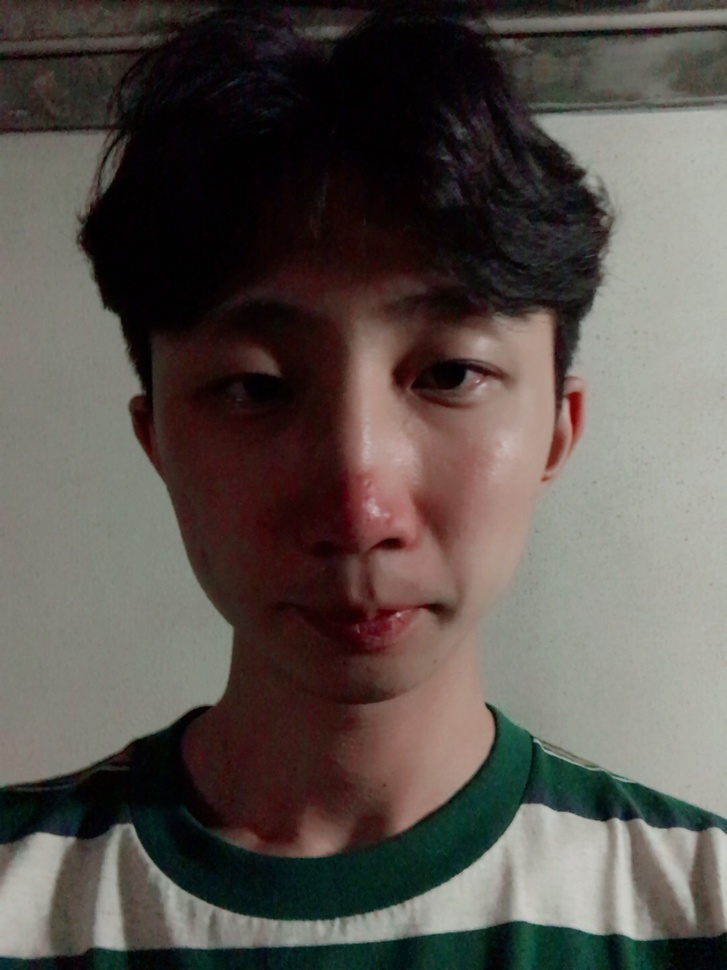
#> input picture images/17/IMG_3673.JPG, 727 x 970 px, shrunk from 1080 x 1440 before the run, found by its file name; its folder holds 4 pictures in this run
$ python crop_face.py
#> lines starting #> are read from the running program, lines starting #| are printed output that depends on the picture
import cv2
import numpy as np
import os

def detect_face(image):
    gray = cv2.cvtColor(image, cv2.COLOR_BGR2GRAY)

    CASCADE_PATH = "/usr/local/share/OpenCV/haarcascades/haarcascade_frontalface_alt2.xml"
    #CASCADE_PATH = '../haarcascades/haarcascade_frontalface_default.xml'
    face_cascade = cv2.CascadeClassifier(CASCADE_PATH)

    faces = face_cascade.detectMultiScale(gray, scaleFactor=1.2, minNeighbors=3)

    if (len(faces) == 0):
        return None, None
    elif (len(faces) > 1):
        best_sz = 0
        best_ind = 0
        for idx in range(len(faces)):
            face = faces[idx]
            sz = face[0] * face[1]
            if (sz > best_sz):
                best_sz = sz
                best_ind = idx
            else:
                pass
        (x,y,w,h) = faces[best_ind]
        return gray[y:y+w, x:x+h], faces[best_ind]
    else:
        (x,y,w,h) = faces[0]
        return gray[y:y+w, x:x+h], faces[0]

def _main(args):
    data_dir = 'images/17'
    cwd = os.getcwd()
    data_dir = os.path.join(cwd, data_dir)
    print ('\nDATA IN : ' + data_dir)

    if (os.path.exists(data_dir)):
        print ('Data loading...\n')
        cnt = 1
        accept = 1
        for image_name in os.listdir(data_dir):
            image_path = os.path.join(data_dir, image_name)

        # try:
            image = cv2.imread(image_path)
#> image is the input picture: shape (970, 727, 3); mean B, G, R 77, 82.1, 89
            if image is not None:
                print ('[Load Image: #' + str(cnt) +'] '+ image_path)
                cnt = cnt + 1

                face, rect = detect_face(image)
#> in detect_face, `gray = cv2.cvtColor(image, cv2.COLOR_BGR2GRAY)`:
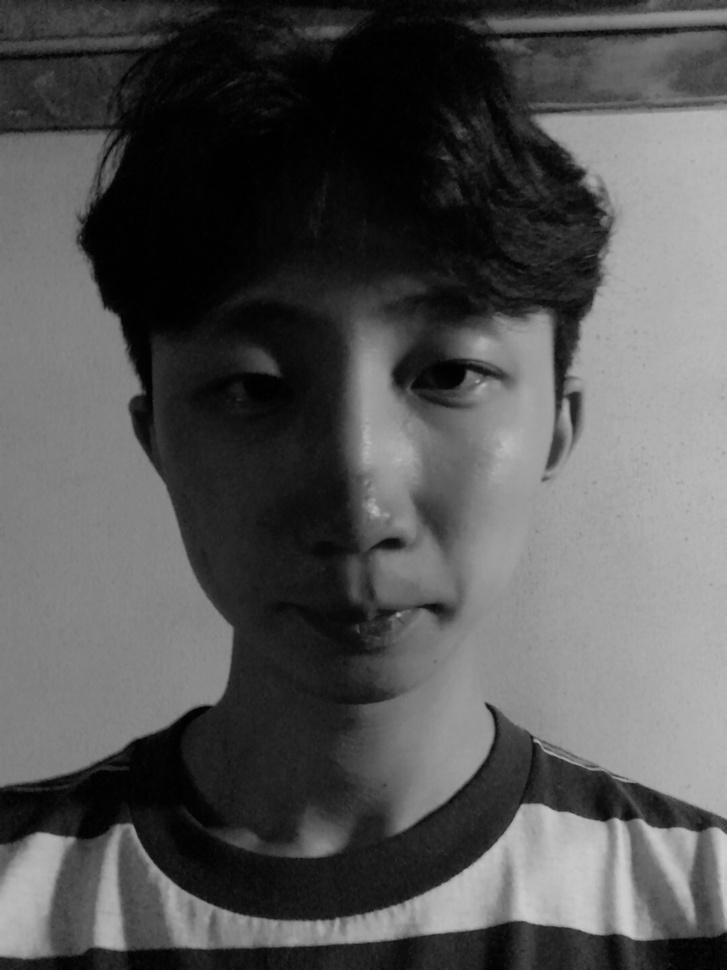
#> gray: shape (970, 727); min 0, max 205, mean 83.6
#> in detect_face, `faces = face_cascade.detectMultiScale(gray, scaleFactor=1.2, minNeighb..`: faces = ()
                if (rect is not None):
                    fname = str(accept) + '.jpeg'
                    sv_dir = os.path.join(data_dir, 'crop', fname)
                    print ('                Save Image #' + fname)
                    cv2.imwrite(sv_dir, face)
                    accept = accept + 1
                else:
                    print('     !!!!        Face not found')
            else:
                pass
#> pass 2 of the loop in _main, `for image_name in os.listdir(data_dir):`:
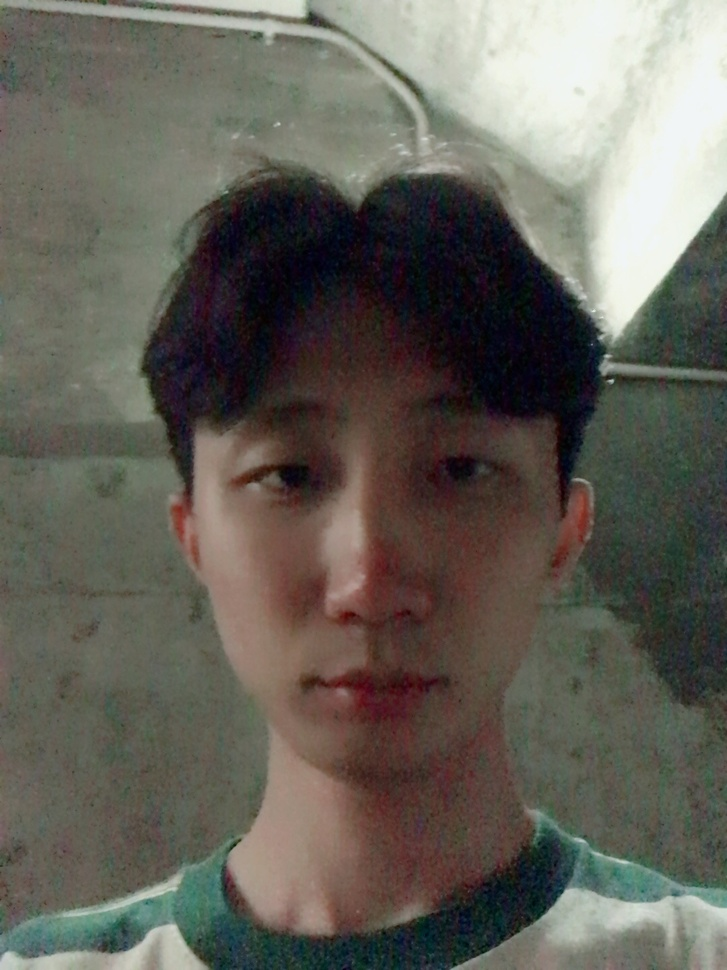
#> input picture images/17/IMG_3703.JPG, 727 x 970 px, shrunk from 1080 x 1440 before the run, found by its file name
#> in _main, image is the input picture: shape (970, 727, 3); mean B, G, R 89.2, 97.7, 100.6
#> in detect_face (call 2), `gray = cv2.cvtColor(image, cv2.COLOR_BGR2GRAY)`:
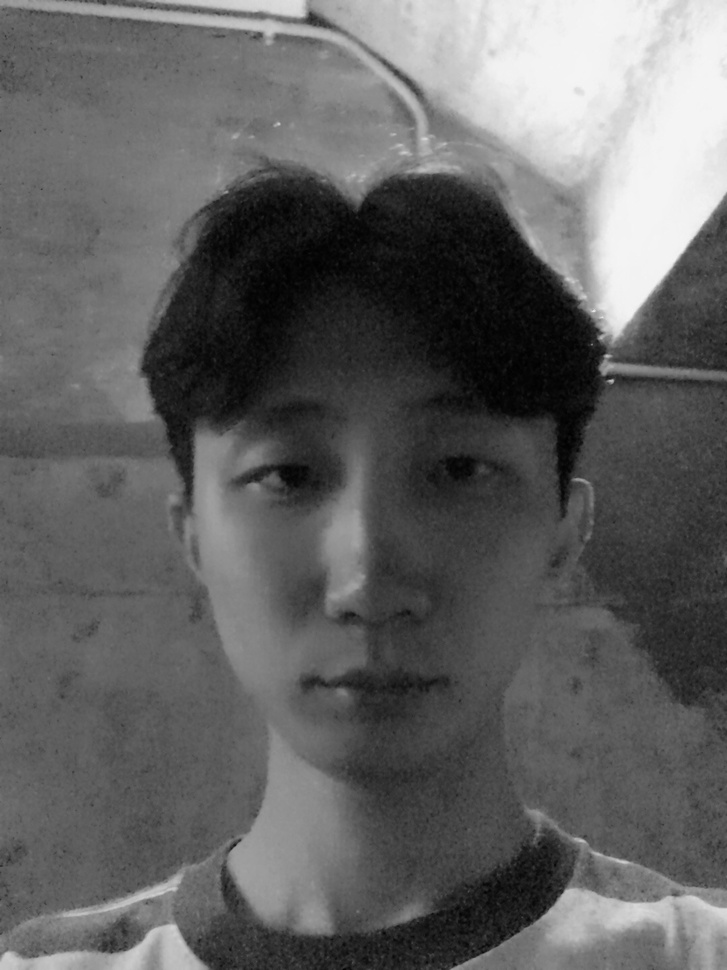
#> gray: shape (970, 727); min 0, max 247, mean 97.6
#> faces = [[125, 294, 466, 466]]
#> x = 125; y = 294; w = 466
#> in _main, `face, rect = detect_face(image)`:
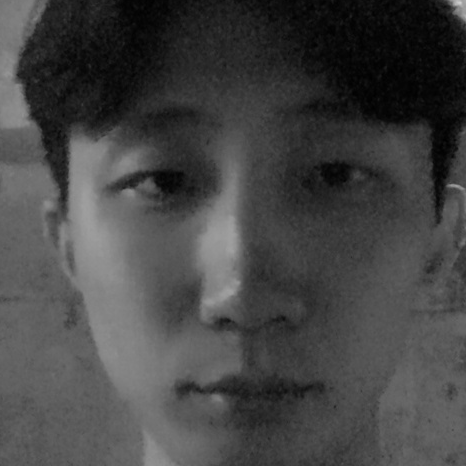
#> face: shape (466, 466); min 0, max 207, mean 68.6
#> rect = [125, 294, 466, 466]
#> pass 3 of the loop in _main, `for image_name in os.listdir(data_dir):`:
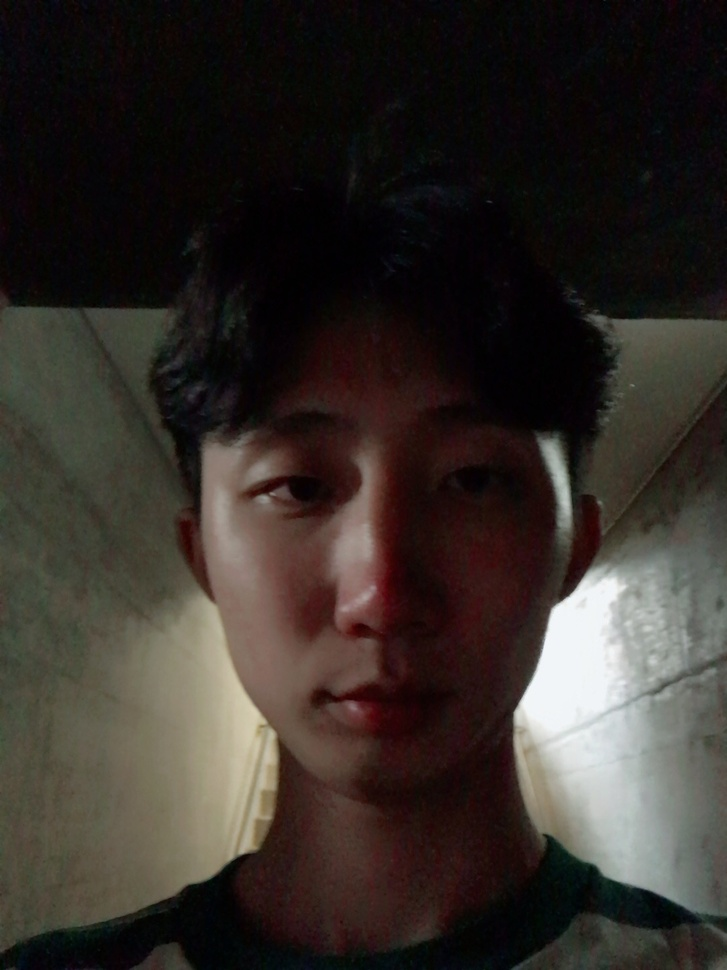
#> input picture images/17/IMG_3704.JPG, 727 x 970 px, shrunk from 1080 x 1440 before the run, found by its file name
#> in _main, image is the input picture: shape (970, 727, 3); mean B, G, R 41.7, 46.7, 53.1
#> in detect_face (call 3), `gray = cv2.cvtColor(image, cv2.COLOR_BGR2GRAY)`:
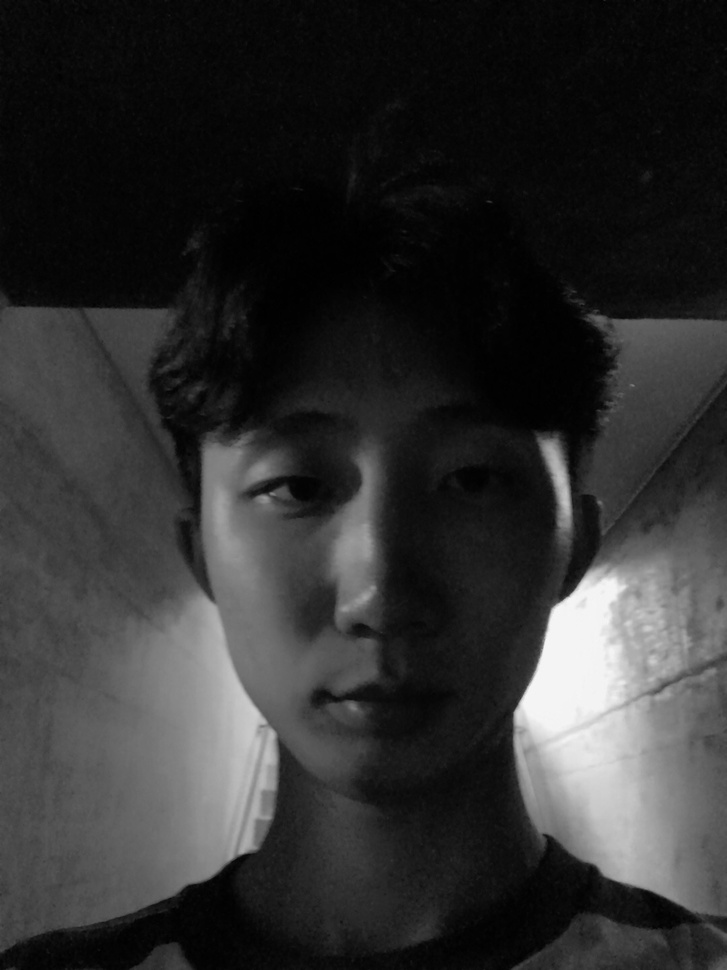
#> gray: shape (970, 727); min 0, max 248, mean 48
#> faces = ()
#> the loop made 4 passes; the first 3 are shown

        # except ValueError:
        #     print('Path provided is not a valid file: {}'.format(image_path))
    else:
        print('Directory does not exist.')
        exit(1)

    print('Saved %d faces in %s' %(accept-1, data_dir))


if (__name__ == '__main__'):
    import argparse
    parser = argparse.ArgumentParser()
    args = parser.parse_args()
    _main(args)
